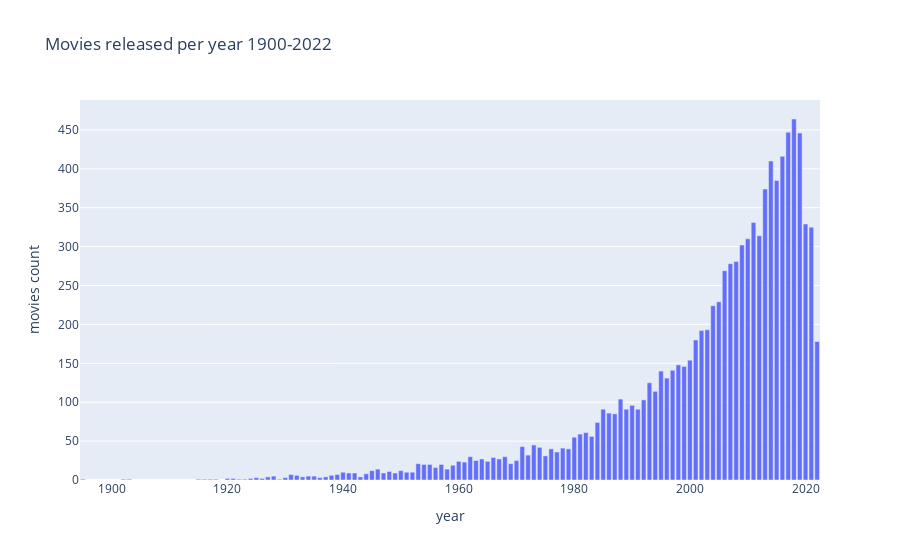

The cell this chart's notebook holds for it:
### Code cell
year_df = df.groupby(df.release_date.dt.year)['title'].count().reset_index()
year_df.columns = ['year','movies count']
px.bar(year_df, 'year', 'movies count', title='Movies released per year 1900-2022')

### Figure 1 — Plotly figure (JSON) as saved in the notebook; plotly's stock layout.template omitted (floating-point values rounded to 4 significant figures)
{"data": [{"alignmentgroup": "True", "hovertemplate": "year=%{x}<br>movies count=%{y}<extra></extra>", "legendgroup": "", "marker": {"color": "#636efa", "pattern": {"shape": ""}}, "name": "", "offsetgroup": "", "orientation": "v", "showlegend": false, "textposition": "auto", "type": "bar", "x": [1895, 1902, 1903, 1915, 1916, 1917, 1918, 1920, 1921, 1922, 1923, 1924, 1925, 1926, 1927, 1928, 1929, 1930, 1931, 1932, 1933, 1934, 1935, 1936, 1937, 1938, 1939, 1940, 1941, 1942, 1943, 1944, 1945, 1946, 1947, 1948, 1949, 1950, 1951, 1952, 1953, 1954, 1955, 1956, 1957, 1958, 1959, 1960, 1961, 1962, 1963, 1964, 1965, 1966, 1967, 1968, 1969, 1970, 1971, 1972, 1973, 1974, 1975, 1976, 1977, 1978, 1979, 1980, 1981, 1982, 1983, 1984, 1985, 1986, 1987, 1988, 1989, 1990, 1991, 1992, 1993, 1994, 1995, 1996, 1997, 1998, 1999, 2000, 2001, 2002, 2003, 2004, 2005, 2006, 2007, 2008, 2009, 2010, 2011, 2012, 2013, 2014, 2015, 2016, 2017, 2018, 2019, 2020, 2021, 2022], "xaxis": "x", "y": [1, 1, 1, 1, 1, 1, 1, 2, 2, 1, 1, 2, 3, 2, 4, 5, 1, 3, 7, 6, 4, 5, 5, 3, 4, 6, 7, 10, 9, 9, 4, 8, 12, 14, 9, 11, 9, 12, 10, 10, 21, 20, 20, 16, 20, 14, 19, 24, 23, 30, 25, 27, 24, 29, 27, 30, 21, 25, 43, 32, 45, 42, 31, 40, 36, 41, 40, 55, 59, 61, 56, 74, 91, 86, 85, 104, 91, 96, 91, 103, 125, 114, 140, 131, 141, 148, 146, 154, 180, 192, 193, 224, 229, 269, 278, 281, 302, 310, 331, 314, 374, 410, 385, 416, 447, 464, 446, 329, 325, 178], "yaxis": "y"}], "layout": {"barmode": "relative", "legend": {"tracegroupgap": 0}, "title": {"text": "Movies released per year 1900-2022"}, "xaxis": {"anchor": "y", "domain": [0, 1], "title": {"text": "year"}}, "yaxis": {"anchor": "x", "domain": [0, 1], "title": {"text": "movies count"}}}}
